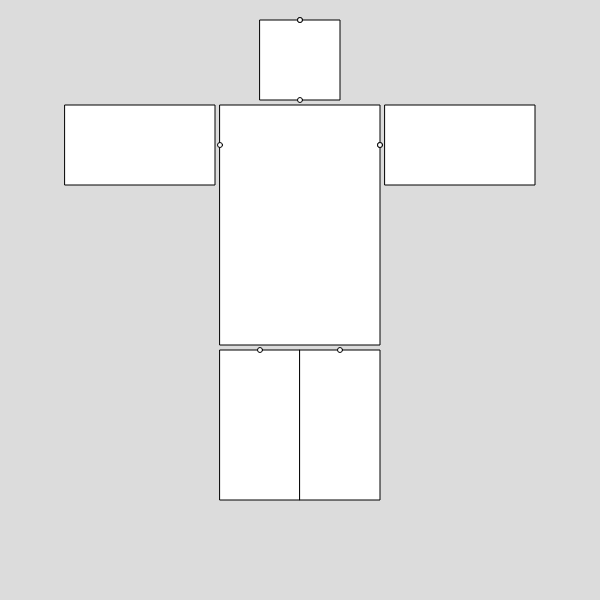
Frame 1 (no input)
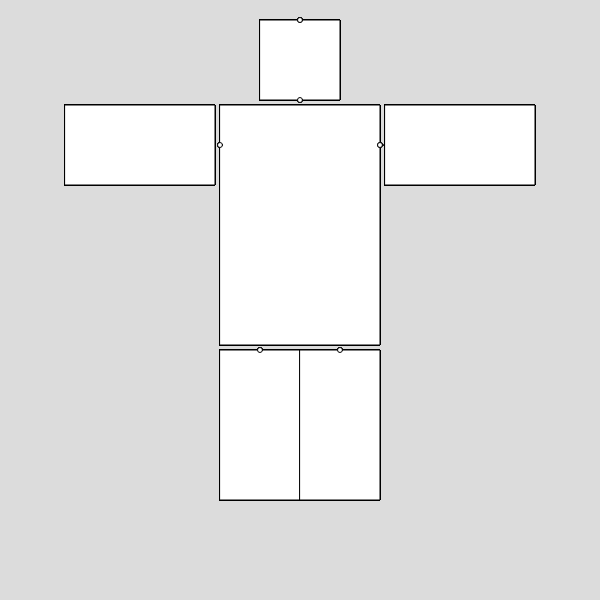
Frame 60 (no input)
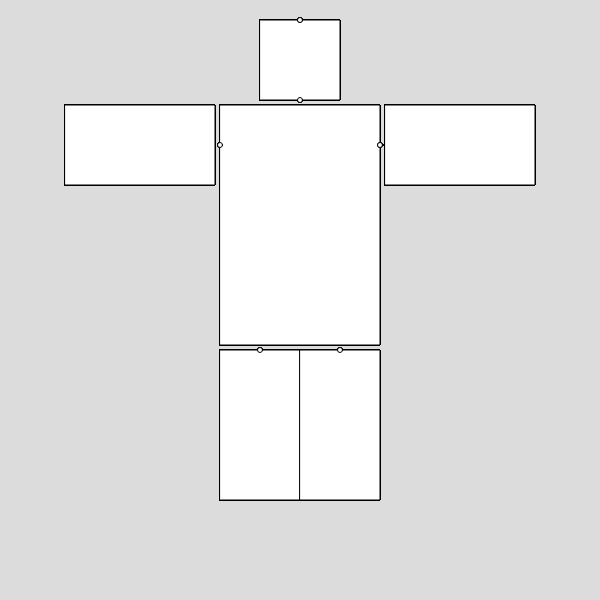
Frame 120 (the mouse pressed at the canvas centre since frame 60)

The p5.js sketch that drew these frames (run headless with seeded random() and noise() and a simulated clock; from frame 60 on, the mouse is pressed at the canvas centre):

// p5.js sketch
// ── sketch.js
btw = 5;
wh = 80;
hh = 80;
wa = 80;
ha = 150;


function setup() {
  createCanvas(600, 600);
  background(220);
}
//a coordenada x da cabeça é negativa pra desenhar ela no meio da tela
//o x é a posição x menos metade da largura da cabeça
//o y é a posição y menos a altura da cabeça
function Head(x, y, w, h){
  this.x = x - w/2;
  this.y = y - h;
  this.w = w;
  this.h = h;

  this.desenha = function(){
    rect(this.x, this.y, this.w, this.h);
    ellipse(0, 0, 5)

  }
}

//a largura do corpo tem 2x a largura da cabeça
//a altura do corpo tem 3x a altura da cabeça
//body(posição x, posição y, width do head, height do head)
function Body(x, y, w, h){
  this.x = x - w; // pra começara desenhar a uma cabeça de distancia
  this.y = y - h;
  this.w = 2*w;
  this.h = 3*h;

  this.desenha = function(){
    rect(this.x, this.y, this.w, this.h);
    ellipse(0, 0, 5)

  }
}

function Arm(x, y, w, h){
  //o x - a altura do braço desenha o braço no lugar correto
  //e só mantém o valor de Y no 0 mesmo
  this.x = x - ha;
  this.y = y - wh/2;
  this.w = w;
  this.h = h;
  this.desenha = function(){
    rect(this.x, this.y, this.h, this.w);
    ellipse(0, 0, 5)

  }
}

function Leg(x, y, w, h){
  this.x = x;
  this.y = y;
  this.w = w;
  this.h = h;

  this.desenha = function(){
    rect(this.x, this.y, this.w, this.h)
    ellipse(0, 0, 5)
  }

}

function keyPressed(arm) {
  if (keyCode === 38 && arm == "E") {
    return -45;
  }
  if(keyCode === 40 && arm == "D" ){
    return -45;
  }
}


function draw() {
  //CABEÇA
  push();
  translate(width/2, 100);
  h = new Head(0, 0, hh, hh);
  h.desenha();
  pop();

  //CORPO
  // o corpo tem a mesma coordenada x da cabeçça
  // a coordenada y = y - head.h
  push();
  translate(width/2, 20);
  ellipse(0, 0, 5)
  b = new Body(0, wh*2 + btw, wh, hh);
  b.desenha();
  pop();

  //BRAÇO DIREITO
  push();
  translate(width/2 - wh, 100 + btw + wh/2);
  rotate(keyPressed("D"));
  rA = new Arm(0 - btw , 0, wa, ha);
  rA.desenha();
  pop();

  //BRAÇO ESQUERDO
  push();
  //x = metade da tela + metade da cabeça
  //y = 100 + btw + tamanho da cabeça / 2
  translate(width/2 + wh, 100 + btw + wh/2);
  rotate(keyPressed("E"));
  lA = new Arm(0 + ha + btw, 0, wa, ha);
  lA.desenha();
  ellipse(0, 0, 5);
  pop();
  //PERNA DIREITA
  push();
  //x = metade da tela - a largura da cabeça
  //o y é 100 de altura o mesmo valor que ta pro corpo +
  //btw*2 pq tem que distanciar da cabeça e do corpo +
  // a altura do corpo
  translate(width/2 - wh/2, 100+btw*2+wh*3);
  rL = new Leg(0 - wh/2 , 0, wa, ha);
  rL.desenha();
  pop();

  //PERNA ESQUERDA
  push();
  translate(width/2 + wh/2, 100+btw*2+wh*3);
  lL= new Leg(0 - wh/2, 0, wa, ha);
  lL.desenha();
  pop();

}
